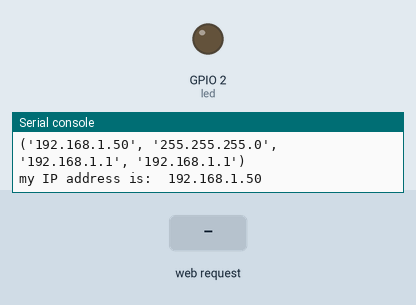
A program run on a simulated ESP32 board running MicroPython. Shown: output pins drawn as LEDs (lit = HIGH), the last lines printed to the serial console. Inputs (shaded band) come from the test bench. WiFi joins after 1.5 s.

Above: at 2.7 s.
2.8 s: HTTP request GET /?led=on received
At 3.2 s:
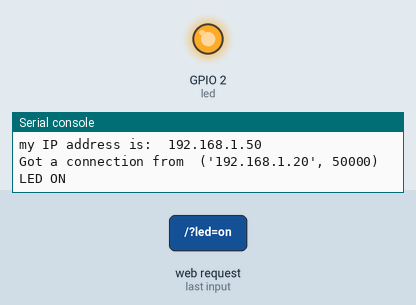
4.3 s: HTTP request GET /?led=off received
At 5.5 s:
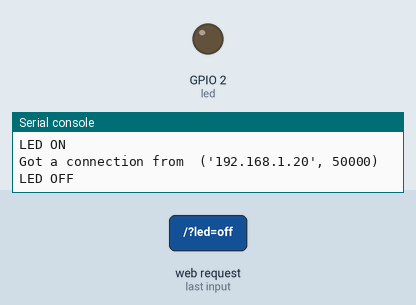
Timing chart, 0 to 7.3 s (numbered marks = the images above; inputs shaded):
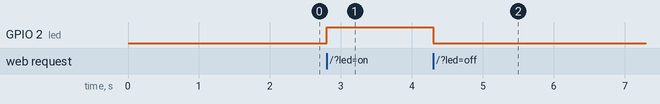

The program:

runSocketBlink.py
```python
from webpage import web_page
import wifiConnect
from machine import Pin
import socket

led = Pin(2, Pin.OUT)

def http_server():
    sock = socket.socket(socket.AF_INET, socket.SOCK_STREAM)
    sock.bind(('', 80))
    sock.listen(5)
    while True:
      conn, addr = sock.accept()
      print('Got a connection from ', str(addr))
      request = conn.recv(1024)
      request = str(request)
      led_on = request.find('/?led=on')
      led_off = request.find('/?led=off')
      if led_on == 6:
        print('LED ON')
        led.value(1)
      if led_off == 6:
        print('LED OFF')
        led.value(0)
      response = web_page(led.value())
      conn.send('HTTP/1.1 200 OK\n')
      conn.send('Content-Type: text/html\n')
      conn.send('Connection: close\n\n')
      conn.sendall(response)
      conn.close()

def main():
    wifiConnect.connect()
    http_server()

if __name__ == "__main__":
    main()
```

webpage.py
```python
def web_page(ledVal):
  if ledVal == 1:
    gpio_state="ON"
  else:
    gpio_state="OFF"

  html = """
            <html>
                <head>
                  <title>ESP Web Server</title>
                    <meta name="viewport" content="width=device-width, initial-scale=1">
                      <link rel="icon" href="data:,">
                        <style>html{font-family: Helvetica; display:inline-block; margin: 0px auto; text-align: center;}
                          h1{color: #0F3376; padding: 2vh;}
                          p{font-size: 1.5rem;}
                          .button{display: inline-block; background-color: #e7bd3b; border: none;
                              border-radius: 4px; color: white; padding: 16px 40px; text-decoration: none;
                                font-size: 30px; margin: 2px; cursor: pointer;}
                          .button2{background-color: #4286f4;}
                        </style>
              </head>
              <body>
                <h1>ESP Web Server</h1>
                    <p>GPIO state: <strong>""" + gpio_state + """</strong></p>
                    <p><a href="/?led=on"><button class="button">ON</button></a></p>
                    <p><a href="/?led=off"><button class="button button2">OFF</button></a></p>
              </body>
            </html>"""
  return html
```

wifiConnect.py
```python
import network
from utime import sleep

def connect():
    ssid = "yourSSID"
    password = "yourPassword"
    station = network.WLAN(network.STA_IF)
    station.active(True)
    station.connect(ssid, password)
    print("connecting to network")
    while station.isconnected() == False:
        print('.', end='')
        sleep(.1)
    print("\n ---- Connection successful ----")
    print(station.ifconfig())
    ipData = station.ifconfig()
    print("my IP address is: ", ipData[0])
```

Measured:
- after the input at 2.8 s, GPIO 2 (led): LOW → HIGH at once
- after the input at 4.3 s, GPIO 2 (led): HIGH → LOW at once
